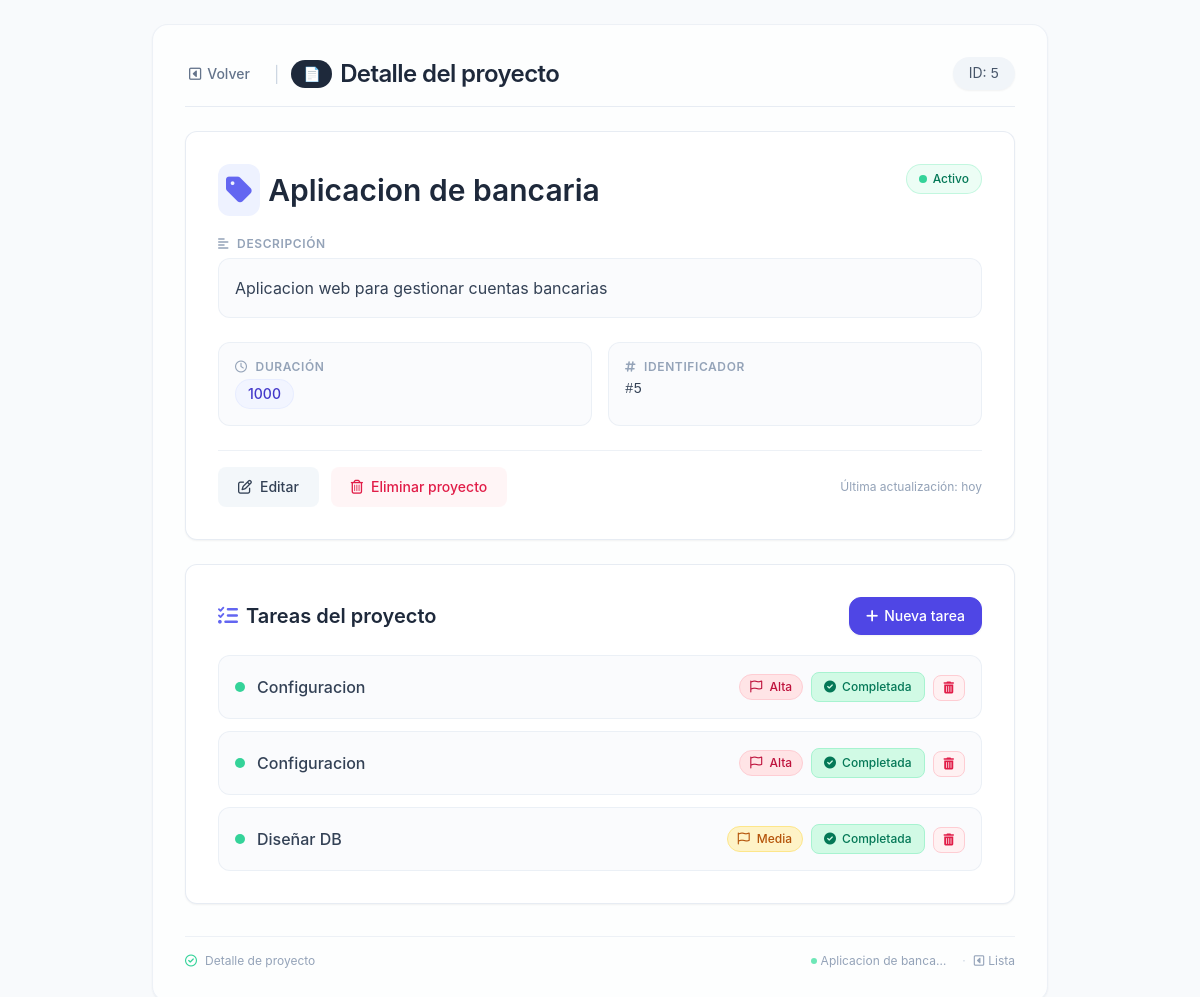
The app's page /proyectos/5/ with its own data.
### gestor_proyectos/models.py (models this page shows, shortened)
class Proyecto(models.Model):
    nombre= models.CharField(max_length=100) #Campo de texto (varchar)
    descripcion= models.TextField() #Campo de texto largo (text)
    duracion= models.IntegerField() #Campo de numero entero (int)
    imagen = models.ImageField(upload_to='img/', default='img/logo.png')

class Tarea(models.Model):
    PRIORIDAD_CHOICES = [
        ('BAJA', 'Baja'),
        ('MEDIA', 'Media'),
        ('ALTA', 'Alta'),
    ]
    ESTADO_CHOICES = [
        ('PENDIENTE', 'Pendiente'),
        ('EN_PROGRESO', 'En progreso'),
        ('COMPLETADA', 'Completada'),
    ]
    proyecto = models.ForeignKey(
        Proyecto,
        on_delete=models.CASCADE,
        related_name='tareas'
    )
    titulo = models.CharField(max_length=50)
    prioridad = models.CharField(
        max_length=10,
        choices=PRIORIDAD_CHOICES,
        default='MEDIA'
    )
    estado = models.CharField(
        max_length=11,
        choices=ESTADO_CHOICES,
        default='PENDIENTE'
    )

### gestor_proyectos/views.py (the view)
# urls.py: path('proyectos/<int:id>/', views.ver_proyecto, name='ver_proyecto'),
def ver_proyecto(request, id):
    proyecto = Proyecto.objects.get(id=id)
    print(proyecto.tareas.all)
    return render(request, 'detalle_proyecto.html', {'proyecto': proyecto})

### gestor_proyectos/templates/detalle_proyecto.html (shortened to what this page needs)
<!DOCTYPE html>
<html lang="es">
<head>
    <script src="https://cdn.tailwindcss.com"></script>
    <link rel="stylesheet" href="https://cdnjs.cloudflare.com/ajax/libs/font-awesome/6.0.0-beta3/css/all.min.css" />
</head>
<body class="antialiased text-slate-700 p-4 md:p-6">
    <main class="max-w-4xl mx-auto bg-white/70 backdrop-blur-sm rounded-2xl shadow-sm p-6 md:p-8 border border-slate-200/60">
        <div class="flex flex-wrap items-center justify-between gap-4 mb-6 border-b border-slate-200/80 pb-4">
            <div class="flex items-center gap-3">
                <a href="{% url 'proyectos' %}"
                   class="inline-flex items-center gap-1.5 text-sm font-medium text-slate-500 hover:text-slate-700 transition-colors enlace-accion px-3 py-1.5 rounded-lg -ml-2">
                    <i class="fa-regular fa-square-caret-left"></i>
                    Volver
                </a>
                <span class="text-slate-300">|</span>
                <h1 class="text-2xl font-semibold tracking-tight text-slate-800 flex items-center gap-2">
                    <span class="bg-slate-800 text-white text-sm font-medium px-3 py-1 rounded-full">📄</span>
                    Detalle del proyecto
                </h1>
            </div>
            <div class="text-sm bg-slate-100 px-4 py-1.5 rounded-full text-slate-600 shadow-sm">
                ID: <span class="font-mono font-medium">{{ proyecto.id }}</span>
            </div>
        </div>
        <div class="detalle-card bg-white border border-slate-200/80 rounded-xl p-6 md:p-8 shadow-sm">
            <div class="flex flex-wrap items-start justify-between gap-4 mb-5">
                <h2 class="text-2xl md:text-3xl font-semibold text-slate-800 break-words flex items-center gap-2">
                    <span class="bg-indigo-50 p-2 rounded-xl text-indigo-500">
                        <i class="fa-solid fa-tag"></i>
                    </span>
                    {{ proyecto.nombre }}
                </h2>
                <span class="inline-flex items-center gap-1.5 text-xs font-medium text-emerald-700 bg-emerald-50 px-3 py-1.5 rounded-full border border-emerald-200/60">
                    <span class="w-2 h-2 rounded-full bg-emerald-400"></span>
                    Activo
                </span>
            </div>
            <div class="mb-6">
                <h3 class="text-xs font-semibold text-slate-400 uppercase tracking-wider mb-1.5 flex items-center gap-2">
                    <i class="fa-solid fa-align-left text-slate-400"></i>
                    Descripción
                </h3>
                <div class="bg-slate-50/70 rounded-xl p-4 border border-slate-200/60">
                    <p class="text-slate-700 leading-relaxed">
                        {{ proyecto.descripcion|default:"<span class='text-slate-400 italic'>Sin descripción proporcionada</span>" }}
                    </p>
                </div>
            </div>
            <div class="grid grid-cols-1 sm:grid-cols-2 gap-4 mb-6">
                <div class="bg-slate-50/70 rounded-xl p-4 border border-slate-200/60">
                    <h3 class="text-xs font-semibold text-slate-400 uppercase tracking-wider mb-1 flex items-center gap-2">
                        <i class="fa-regular fa-clock"></i>
                        Duración
                    </h3>
                    <p class="text-slate-700 font-medium flex items-center gap-2">
                        <span class="bg-indigo-50/70 px-3 py-1 rounded-full text-indigo-700 border border-indigo-100/60 text-sm">
                            {{ proyecto.duracion|default:"No especificada" }}
                        </span>
                    </p>
                </div>
                <div class="bg-slate-50/70 rounded-xl p-4 border border-slate-200/60">
                    <h3 class="text-xs font-semibold text-slate-400 uppercase tracking-wider mb-1 flex items-center gap-2">
                        <i class="fa-regular fa-hashtag"></i>
                        Identificador
                    </h3>
                    <p class="text-slate-700 font-mono text-sm">#{{ proyecto.id }}</p>
                </div>
            </div>
            <div class="flex flex-wrap items-center gap-3 pt-4 border-t border-slate-200/60 mt-2">
                <a href="{% url 'editar_proyecto' proyecto.id %}"
                   class="enlace-accion inline-flex items-center gap-2 px-5 py-2.5 text-sm font-medium text-slate-700 bg-slate-100/80 hover:bg-slate-200/80 rounded-lg transition-colors">
                    <i class="fa-regular fa-pen-to-square"></i>
                    Editar
                </a>
                <a href="{% url 'eliminar_proyecto' proyecto.id %}"
                   class="enlace-accion inline-flex items-center gap-2 px-5 py-2.5 text-sm font-medium text-rose-600 bg-rose-50/70 hover:bg-rose-100/80 rounded-lg transition-colors">
                    <i class="fa-regular fa-trash-can"></i>
                    Eliminar proyecto
                </a>
                <span class="text-xs text-slate-400 ml-auto">Última actualización: hoy</span>
            </div>
        </div>
        <div class="mt-6 bg-white border border-slate-200/80 rounded-xl p-6 md:p-8 shadow-sm">
            <div class="flex items-center justify-between gap-4 mb-5">
                <h2 class="text-xl font-semibold text-slate-800 flex items-center gap-2">
                    <i class="fa-solid fa-list-check text-indigo-500"></i>
                    Tareas del proyecto
                </h2>
                <a href="{% url 'crear_tarea' proyecto.id %}"
                   class="inline-flex items-center gap-1.5 px-4 py-2 bg-indigo-600 text-white text-sm font-medium rounded-xl border border-indigo-600 hover:bg-indigo-700 transition-colors shadow-sm">
                    <i class="fa-solid fa-plus"></i>
                    <span class="hidden sm:inline">Nueva tarea</span>
                </a>
            </div>
            <ul class="space-y-3">
                {% for tarea in proyecto.tareas.all %}
                    <li class="flex flex-col sm:flex-row items-start sm:items-center gap-2 p-4 bg-slate-50/70 rounded-xl border border-slate-200/60 hover:border-indigo-200 transition-colors">
                        <div class="flex items-center gap-3 flex-1 min-w-0 w-full sm:w-auto">
                            <span class="w-2.5 h-2.5 rounded-full flex-shrink-0
                                {% if tarea.estado == 'COMPLETADA' %}bg-emerald-400
                                {% elif tarea.estado == 'EN_PROGRESO' %}bg-amber-400
                                {% else %}bg-slate-400{% endif %}">
                            </span>
                            <span class="font-medium text-slate-700 truncate">{{ tarea.titulo }}</span>
                        </div>
                        <div class="flex flex-wrap items-center gap-2 w-full sm:w-auto ml-0 sm:ml-auto">
                            <span class="text-xs font-medium px-2.5 py-1 rounded-full
                                {% if tarea.prioridad == 'ALTA' %}bg-rose-100 text-rose-700 border border-rose-200
                                {% elif tarea.prioridad == 'MEDIA' %}bg-amber-100 text-amber-700 border border-amber-200
                                {% else %}bg-emerald-100 text-emerald-700 border border-emerald-200{% endif %}">
                                <i class="fa-regular fa-flag mr-1"></i>
                                {{ tarea.get_prioridad_display }}
                            </span>
                            <form action="{% url 'avanzar_estado_tarea' tarea.id %}" method="post" class="inline">
                                <button type="submit"
                                        class="btn-tarea inline-flex items-center gap-1.5 px-3 py-1.5 text-xs font-medium rounded-lg transition-colors
                                        {% if tarea.estado == 'COMPLETADA' %}
                                            bg-emerald-100 text-emerald-700 hover:bg-emerald-200 border border-emerald-200
                                        {% elif tarea.estado == 'EN_PROGRESO' %}
                                            bg-amber-100 text-amber-700 hover:bg-amber-200 border border-amber-200
                                        {% else %}
                                            bg-slate-100 text-slate-600 hover:bg-slate-200 border border-slate-200
                                        {% endif %}">
                                    {% if tarea.estado == 'COMPLETADA' %}
                                        <i class="fa-solid fa-circle-check"></i>
                                        {{ tarea.get_estado_display }}
                                    {% else %}
                                        <i class="fa-regular fa-circle-right"></i>
                                        {% if tarea.estado == 'PENDIENTE' %}Iniciar{% else %}Avanzar{% endif %}
                                    {% endif %}
                                </button>
                            </form>
                            <form action="{% url 'eliminar_tarea' tarea.id %}" method="post" class="inline">
                                <button onclick="return confirm('¿Estás seguro de eliminar esta tarea?')"
                                        type="submit"
                                        class="btn-tarea inline-flex items-center gap-1.5 px-2.5 py-1.5 text-xs font-medium rounded-lg transition-colors
                                        bg-rose-50 text-rose-600 hover:bg-rose-100 border border-rose-200">
                                    <i class="fa-solid fa-trash-can"></i>
                                </button>
                            </form>
                        </div>
                    </li>
                {% empty %}
                    <li class="text-center text-slate-400 py-8">
                        <i class="fa-regular fa-circle-check text-3xl block mb-3 text-slate-300"></i>
                        <p class="text-sm">Este proyecto aún no tiene tareas.</p>
                        <p class="text-xs mt-1">Haz clic en "Nueva tarea" para comenzar</p>
                    </li>
                {% endfor %}
            </ul>
        </div>
        <div class="mt-8 pt-4 border-t border-slate-200/60 text-xs text-slate-400 flex flex-wrap justify-between items-center">
            <span class="flex items-center gap-2">
                <i class="fa-regular fa-circle-check text-emerald-400"></i>
                Detalle de proyecto
            </span>
            <span class="flex gap-3">
                <span class="inline-flex items-center gap-1">
                    <span class="w-1.5 h-1.5 rounded-full bg-emerald-300"></span>
                    {{ proyecto.nombre|truncatechars:20 }}
                </span>
                <span class="inline-flex items-center gap-1">
                    <span class="mx-1 text-slate-300">·</span>
                    <i class="fa-regular fa-square-caret-left"></i>
                    <a href="{% url 'proyectos' %}" class="hover:text-indigo-500 transition-colors">
                        Lista
                    </a>
                </span>
            </span>
        </div>
    </main>
</body>
</html>

### gestor_proyectos/templates/detalle_proyecto.html (style rules this page uses)
body { font-family: 'Inter', -apple-system, BlinkMacSystemFont, 'Segoe UI', Roboto, sans-serif; background-color: #f8fafc; }
.detalle-card { transition: box-shadow 0.15s ease, transform 0.1s ease; }
.enlace-accion { transition: color 0.15s, background-color 0.15s; }
.btn-tarea { transition: all 0.15s ease; }

### records on screen
Proyecto: id "5", nombre "Aplicacion de bancaria", descripcion "Aplicacion web para gestionar cuentas bancarias", duracion "1000", nombre "Aplicacion de banca…"
Tarea: titulo "Configuracion", prioridad "Alta", estado "Completada"
Tarea: titulo "Configuracion", prioridad "Alta", estado "Completada"
Tarea: titulo "Diseñar DB", prioridad "Media", estado "Completada"
